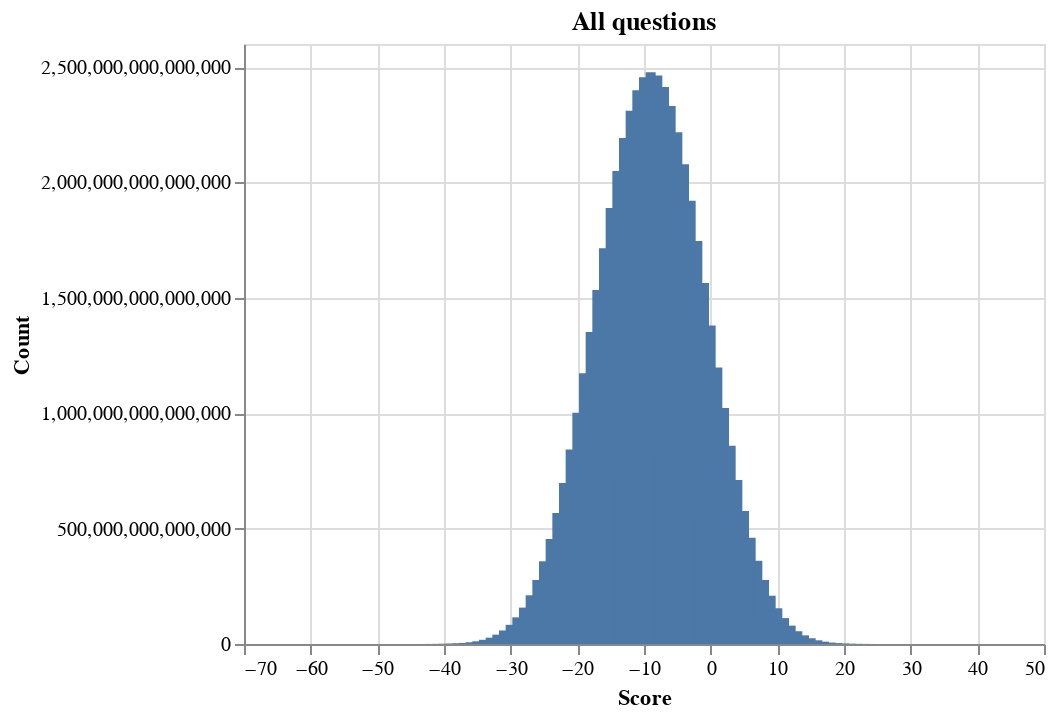
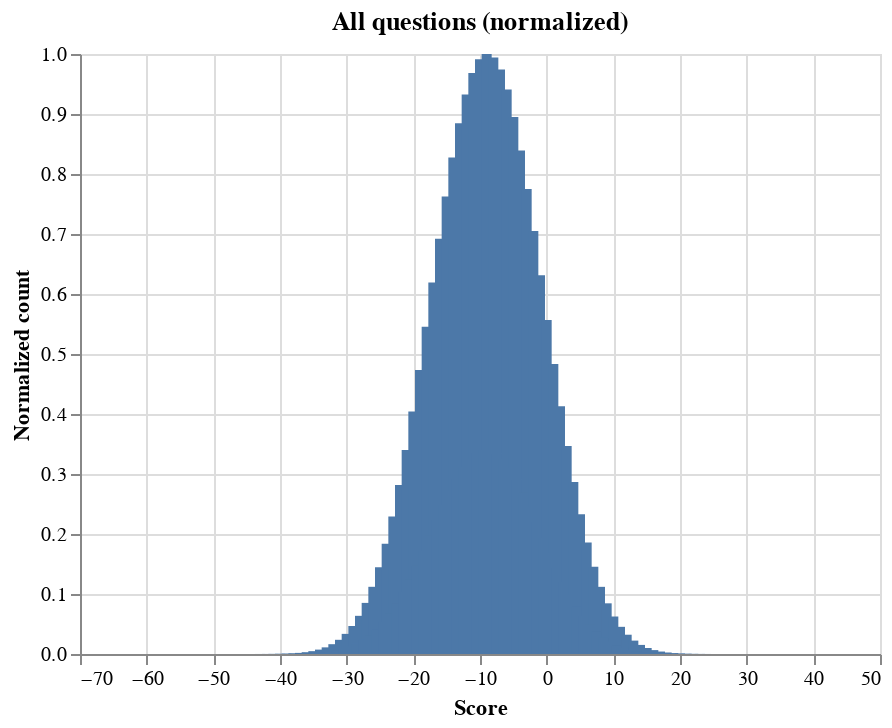
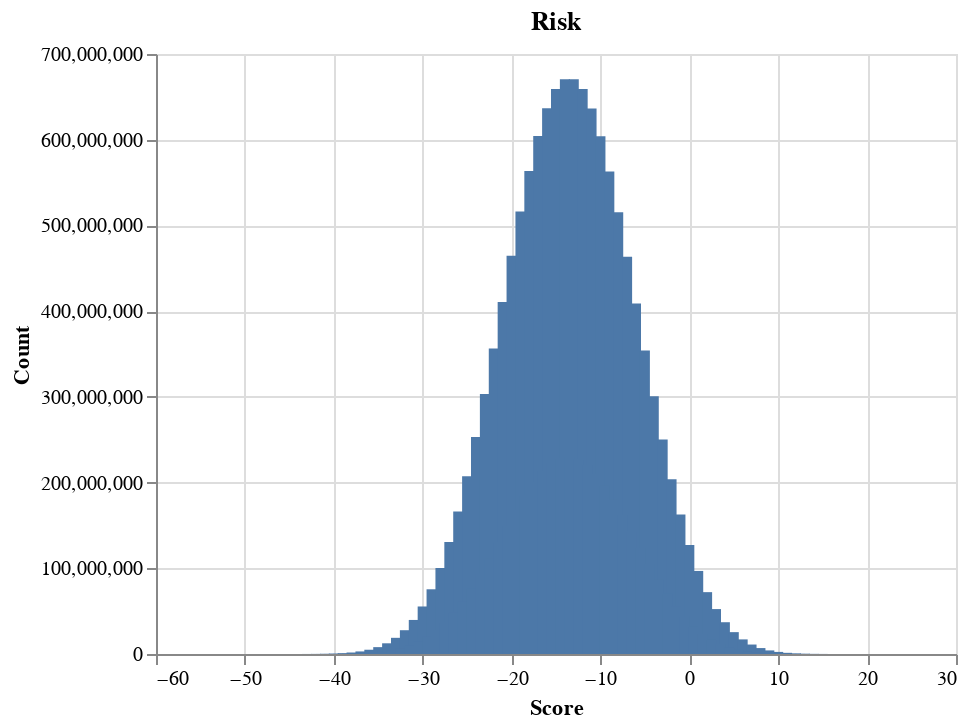
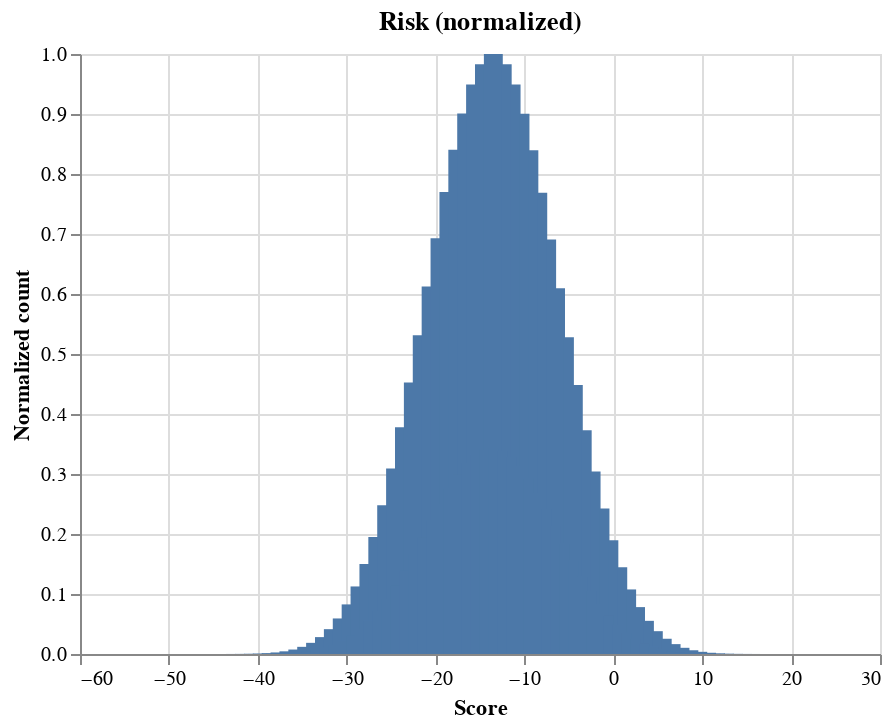

Notebook source saved alongside these figures, in order:
### Code cell
config = [
    ("All questions", QUESTIONNAIRE.questions),
    ("Risk", x_q),
    ("Public Value", y_q),
]
for title, questions in config:
    df = score_count_df_from_questions(questions)
    df_norm = normalize_df(df, ["count"])
    display(chart=hist(df, title), name=f"{title} - single")
    display(
        chart=hist(df_norm, f"{title} (normalized)", titleY="Normalized count"),
        name=f"{title} - single - normalized",
    )

### Figure 1 — Vega-Lite specification as saved in the notebook (floating-point values rounded to 4 significant figures; data arrays with more than 128 entries replaced by an {"elided": "..."} marker saying what was removed)
{"config": {"view": {"continuousWidth": 400, "continuousHeight": 300}}, "data": {"name": "data-14c519be9d9a8beb0f48317332cf204c"}, "mark": "bar", "encoding": {"tooltip": [{"field": "score", "type": "quantitative"}, {"field": "count", "type": "quantitative"}], "x": {"field": "score", "title": "Score", "type": "quantitative"}, "y": {"field": "count", "title": "Count", "type": "quantitative"}}, "title": "All questions", "$schema": "https://vega.github.io/schema/vega-lite/v4.17.0.json", "datasets": {"data-14c519be9d9a8beb0f48317332cf204c": {"elided": "198 records"}}}

### Figure 2 — Vega-Lite specification as saved in the notebook (floating-point values rounded to 4 significant figures; data arrays with more than 128 entries replaced by an {"elided": "..."} marker saying what was removed)
{"config": {"view": {"continuousWidth": 400, "continuousHeight": 300}}, "data": {"name": "data-f8278697c6422a550e0f74fa43ff05d1"}, "mark": "bar", "encoding": {"tooltip": [{"field": "score", "type": "quantitative"}, {"field": "count", "type": "quantitative"}], "x": {"field": "score", "title": "Score", "type": "quantitative"}, "y": {"field": "count", "title": "Normalized count", "type": "quantitative"}}, "title": "All questions (normalized)", "$schema": "https://vega.github.io/schema/vega-lite/v4.17.0.json", "datasets": {"data-f8278697c6422a550e0f74fa43ff05d1": {"elided": "198 records"}}}

### Figure 3 — Vega-Lite specification as saved in the notebook (floating-point values rounded to 4 significant figures; data arrays with more than 128 entries replaced by an {"elided": "..."} marker saying what was removed)
{"config": {"view": {"continuousWidth": 400, "continuousHeight": 300}}, "data": {"name": "data-35c8cc2a64f839ad72de01e98bcdb406"}, "mark": "bar", "encoding": {"tooltip": [{"field": "score", "type": "quantitative"}, {"field": "count", "type": "quantitative"}], "x": {"field": "score", "title": "Score", "type": "quantitative"}, "y": {"field": "count", "title": "Count", "type": "quantitative"}}, "title": "Risk", "$schema": "https://vega.github.io/schema/vega-lite/v4.17.0.json", "datasets": {"data-35c8cc2a64f839ad72de01e98bcdb406": {"elided": "146 records"}}}

### Figure 4 — Vega-Lite specification as saved in the notebook (floating-point values rounded to 4 significant figures; data arrays with more than 128 entries replaced by an {"elided": "..."} marker saying what was removed)
{"config": {"view": {"continuousWidth": 400, "continuousHeight": 300}}, "data": {"name": "data-62ff427770827efa577fa9bb6eec8dbf"}, "mark": "bar", "encoding": {"tooltip": [{"field": "score", "type": "quantitative"}, {"field": "count", "type": "quantitative"}], "x": {"field": "score", "title": "Score", "type": "quantitative"}, "y": {"field": "count", "title": "Normalized count", "type": "quantitative"}}, "title": "Risk (normalized)", "$schema": "https://vega.github.io/schema/vega-lite/v4.17.0.json", "datasets": {"data-62ff427770827efa577fa9bb6eec8dbf": {"elided": "146 records"}}}
